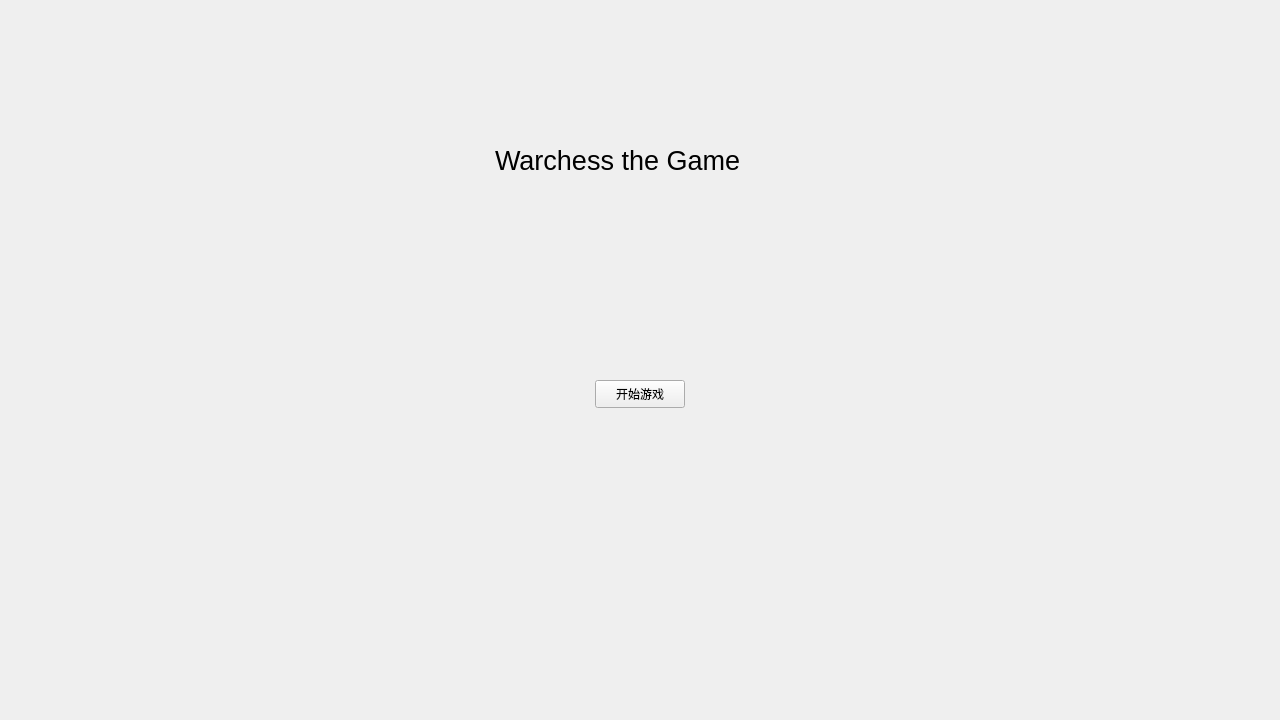
<?xml version="1.0" encoding="UTF-8"?>
<ui version="4.0">
 <class>MainWindow</class>
 <widget class="QMainWindow" name="MainWindow">
  <property name="geometry">
   <rect>
    <x>0</x>
    <y>0</y>
    <width>1280</width>
    <height>720</height>
   </rect>
  </property>
  <property name="minimumSize">
   <size>
    <width>1280</width>
    <height>720</height>
   </size>
  </property>
  <property name="maximumSize">
   <size>
    <width>1280</width>
    <height>720</height>
   </size>
  </property>
  <property name="windowTitle">
   <string>MainWindow</string>
  </property>
  <widget class="QWidget" name="centralwidget">
   <widget class="QWidget" name="verticalLayoutWidget">
    <property name="geometry">
     <rect>
      <x>0</x>
      <y>0</y>
      <width>256</width>
      <height>720</height>
     </rect>
    </property>
    <layout class="QVBoxLayout" name="vlayout"/>
   </widget>
   <widget class="QLabel" name="label">
    <property name="geometry">
     <rect>
      <x>0</x>
      <y>0</y>
      <width>256</width>
      <height>720</height>
     </rect>
    </property>
    <property name="text">
     <string/>
    </property>
   </widget>
   <widget class="QLabel" name="turn">
    <property name="geometry">
     <rect>
      <x>525</x>
      <y>120</y>
      <width>581</width>
      <height>120</height>
     </rect>
    </property>
    <property name="font">
     <font>
      <pointsize>20</pointsize>
     </font>
    </property>
    <property name="text">
     <string/>
    </property>
   </widget>
   <widget class="QLabel" name="text">
    <property name="geometry">
     <rect>
      <x>495</x>
      <y>60</y>
      <width>290</width>
      <height>200</height>
     </rect>
    </property>
    <property name="font">
     <font>
      <pointsize>20</pointsize>
     </font>
    </property>
    <property name="text">
     <string>Warchess the Game</string>
    </property>
   </widget>
   <widget class="QPushButton" name="pushButton">
    <property name="geometry">
     <rect>
      <x>595</x>
      <y>380</y>
      <width>90</width>
      <height>28</height>
     </rect>
    </property>
    <property name="text">
     <string>开始游戏</string>
    </property>
   </widget>
  </widget>
 </widget>
 <resources/>
 <connections/>
</ui>
